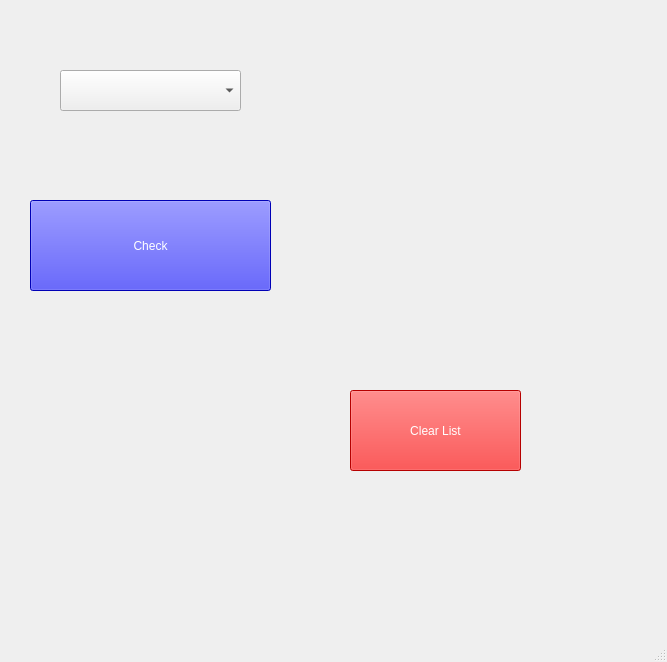
<?xml version="1.0" encoding="UTF-8"?>
<ui version="4.0">
 <class>MainWindow</class>
 <widget class="QMainWindow" name="MainWindow">
  <property name="geometry">
   <rect>
    <x>0</x>
    <y>0</y>
    <width>667</width>
    <height>662</height>
   </rect>
  </property>
  <property name="windowTitle">
   <string>MainWindow</string>
  </property>
  <widget class="QWidget" name="centralwidget">
   <widget class="QPushButton" name="pushButton_check">
    <property name="geometry">
     <rect>
      <x>30</x>
      <y>200</y>
      <width>241</width>
      <height>91</height>
     </rect>
    </property>
    <property name="styleSheet">
     <string notr="true">background-color: rgb(0, 0, 255);
color: rgb(255, 255, 255);
font: 14pt &quot;Segoe UI&quot;;</string>
    </property>
    <property name="text">
     <string>Check</string>
    </property>
   </widget>
   <widget class="QPushButton" name="pushButton_clear">
    <property name="geometry">
     <rect>
      <x>350</x>
      <y>390</y>
      <width>171</width>
      <height>81</height>
     </rect>
    </property>
    <property name="styleSheet">
     <string notr="true">background-color: rgb(255, 0, 0);
color: rgb(255, 255, 255);
font: 14pt &quot;Segoe UI&quot;;</string>
    </property>
    <property name="text">
     <string>Clear List</string>
    </property>
   </widget>
   <widget class="QComboBox" name="comboBox">
    <property name="geometry">
     <rect>
      <x>60</x>
      <y>70</y>
      <width>181</width>
      <height>41</height>
     </rect>
    </property>
   </widget>
  </widget>
  <widget class="QMenuBar" name="menubar">
   <property name="geometry">
    <rect>
     <x>0</x>
     <y>0</y>
     <width>667</width>
     <height>21</height>
    </rect>
   </property>
  </widget>
  <widget class="QStatusBar" name="statusbar"/>
 </widget>
 <resources/>
 <connections/>
</ui>
